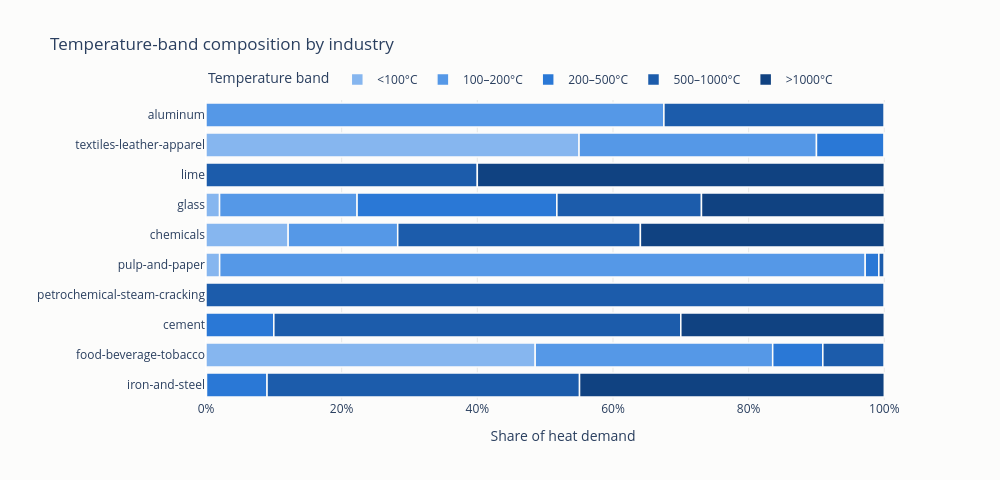

Source (notebook cell):
### Code cell
# Band shares within each industry (composition, not magnitude)
share_long = band_long.copy()
share_long["share"] = share_long["twh"] / share_long.groupby("subsector")["twh"].transform("sum")

fig_shares = px.bar(
    share_long,
    y="subsector", x="share", color="band", orientation="h",
    color_discrete_map=BAND_COLORS,
    category_orders={
        "band": list(BAND_COLORS.keys()),
        "subsector": by_sub.index.tolist(),
    },
    labels={"share": "Share of heat demand", "subsector": "", "band": "Temperature band"},
    title="Temperature-band composition by industry",
)
fig_shares.update_traces(marker_line_color=SURFACE, marker_line_width=1.5)
fig_shares.update_layout(
    height=480, width=1000, plot_bgcolor=SURFACE, paper_bgcolor=SURFACE,
    legend=dict(orientation="h", yanchor="bottom", y=1.02, x=0),
    xaxis=dict(tickformat=".0%", gridcolor="#e8e8e6"),
)
fig_shares.show()

# Table view (relief for low-contrast ramp steps)
band_table = by_sub.iloc[::-1].copy()
band_table.loc["EU total"] = band_table.sum()
band_table.round(1)

### Figure 1 — Plotly figure (JSON) as saved in the notebook; plotly's stock layout.template omitted (floating-point values rounded to 4 significant figures)
{"data": [{"hovertemplate": "Temperature band=<100°C<br>Share of heat demand=%{x}<br>=%{y}<extra></extra>", "legendgroup": "<100°C", "marker": {"color": "#86b6ef", "line": {"color": "#fcfcfb", "width": 1.5}, "pattern": {"shape": ""}}, "name": "<100°C", "orientation": "h", "showlegend": true, "textposition": "auto", "type": "bar", "x": [0.0, 0.55, 0.0, 0.02, 0.1211, 0.02011, 0.0, 0.0, 0.4853, 0.0], "xaxis": "x", "y": ["aluminum", "textiles-leather-apparel", "lime", "glass", "chemicals", "pulp-and-paper", "petrochemical-steam-cracking", "cement", "food-beverage-tobacco", "iron-and-steel"], "yaxis": "y"}, {"hovertemplate": "Temperature band=100–200°C<br>Share of heat demand=%{x}<br>=%{y}<extra></extra>", "legendgroup": "100–200°C", "marker": {"color": "#5598e7", "line": {"color": "#fcfcfb", "width": 1.5}, "pattern": {"shape": ""}}, "name": "100–200°C", "orientation": "h", "showlegend": true, "textposition": "auto", "type": "bar", "x": [0.6751, 0.35, 0.0, 0.2027, 0.1615, 0.9517, 0.0, 0.0, 0.3501, 0.0007186], "xaxis": "x", "y": ["aluminum", "textiles-leather-apparel", "lime", "glass", "chemicals", "pulp-and-paper", "petrochemical-steam-cracking", "cement", "food-beverage-tobacco", "iron-and-steel"], "yaxis": "y"}, {"hovertemplate": "Temperature band=200–500°C<br>Share of heat demand=%{x}<br>=%{y}<extra></extra>", "legendgroup": "200–500°C", "marker": {"color": "#2a78d6", "line": {"color": "#fcfcfb", "width": 1.5}, "pattern": {"shape": ""}}, "name": "200–500°C", "orientation": "h", "showlegend": true, "textposition": "auto", "type": "bar", "x": [0.0, 0.1, 0.0, 0.2946, 0.0, 0.02011, 0.0, 0.1, 0.07392, 0.08929], "xaxis": "x", "y": ["aluminum", "textiles-leather-apparel", "lime", "glass", "chemicals", "pulp-and-paper", "petrochemical-steam-cracking", "cement", "food-beverage-tobacco", "iron-and-steel"], "yaxis": "y"}, {"hovertemplate": "Temperature band=500–1000°C<br>Share of heat demand=%{x}<br>=%{y}<extra></extra>", "legendgroup": "500–1000°C", "marker": {"color": "#1c5cab", "line": {"color": "#fcfcfb", "width": 1.5}, "pattern": {"shape": ""}}, "name": "500–1000°C", "orientation": "h", "showlegend": true, "textposition": "auto", "type": "bar", "x": [0.3249, 0.0, 0.4, 0.2132, 0.3578, 0.008046, 1.0, 0.6, 0.09063, 0.4607], "xaxis": "x", "y": ["aluminum", "textiles-leather-apparel", "lime", "glass", "chemicals", "pulp-and-paper", "petrochemical-steam-cracking", "cement", "food-beverage-tobacco", "iron-and-steel"], "yaxis": "y"}, {"hovertemplate": "Temperature band=>1000°C<br>Share of heat demand=%{x}<br>=%{y}<extra></extra>", "legendgroup": ">1000°C", "marker": {"color": "#104281", "line": {"color": "#fcfcfb", "width": 1.5}, "pattern": {"shape": ""}}, "name": ">1000°C", "orientation": "h", "showlegend": true, "textposition": "auto", "type": "bar", "x": [0.0, 0.0, 0.6, 0.2695, 0.3596, 0.0, 0.0, 0.3, 0.0, 0.4493], "xaxis": "x", "y": ["aluminum", "textiles-leather-apparel", "lime", "glass", "chemicals", "pulp-and-paper", "petrochemical-steam-cracking", "cement", "food-beverage-tobacco", "iron-and-steel"], "yaxis": "y"}], "layout": {"barmode": "relative", "height": 480, "legend": {"orientation": "h", "title": {"text": "Temperature band"}, "tracegroupgap": 0, "x": 0, "y": 1.02, "yanchor": "bottom"}, "paper_bgcolor": "#fcfcfb", "plot_bgcolor": "#fcfcfb", "title": {"text": "Temperature-band composition by industry"}, "width": 1000, "xaxis": {"anchor": "y", "domain": [0.0, 1.0], "gridcolor": "#e8e8e6", "tickformat": ".0%", "title": {"text": "Share of heat demand"}}, "yaxis": {"anchor": "x", "categoryarray": ["iron-and-steel", "food-beverage-tobacco", "cement", "petrochemical-steam-cracking", "pulp-and-paper", "chemicals", "glass", "lime", "textiles-leather-apparel", "aluminum"], "categoryorder": "array", "domain": [0.0, 1.0], "title": {"text": ""}}}}
